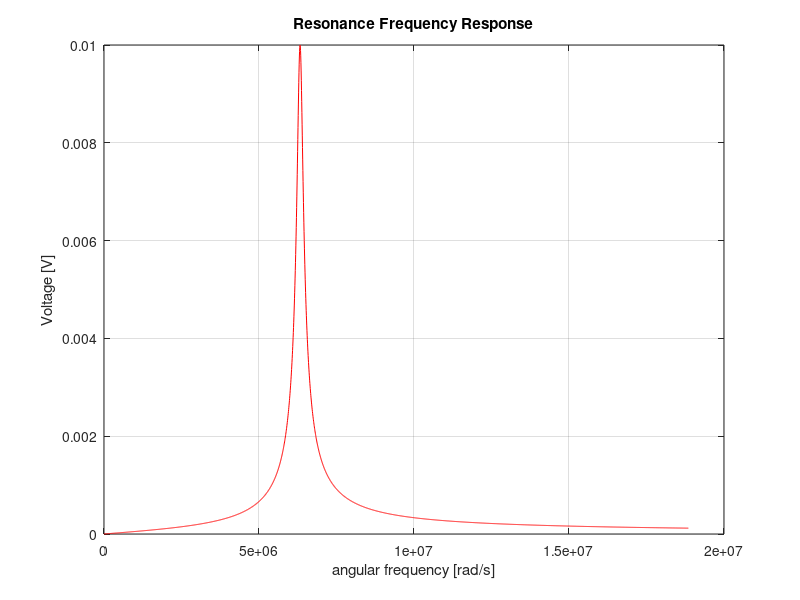

The MATLAB source for this figure:
%cpe1.m
%Plots the Frequency Response and finds the Resonance Frequency
clear,clc,close

%Constants for Voltage Equation
R = 50;
L = .25e-3;
C = .1e-9;
Vo = 10e-3;

%Frequency Range
f = [0:1000:3e6];     %frequency [Hz]
w = 2*pi*f;           %Angular frequency [rad/s]

% The Equations of using Element-wise Operator
B = w.*L;
D = 1./(w.*C);

A = sqrt( R^2 + (B-D).^2  );
% Voltage wrt to angular Frequency
Vr = (R*Vo)./A;

% Plot the Frequency Response
plot(w,Vr,'r')
xlabel('angular frequency [rad/s]'), ylabel('Voltage [V]'),grid,...
    title('Resonance Frequency Response')

%Find maximum voltage using "max"
[maxVal, Pos]=max(Vr)
%Find frequency
fmax=f(Pos) % w와 f는 같은 차원의 수!

